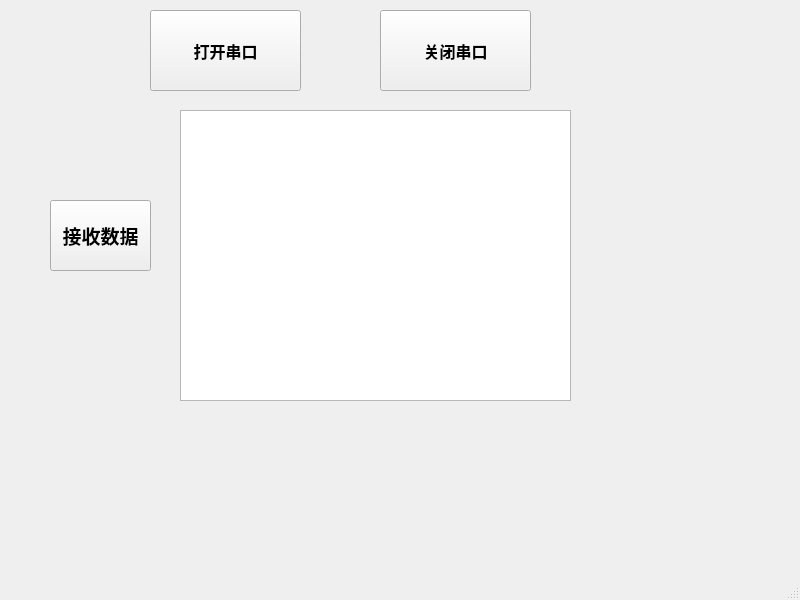
<?xml version="1.0" encoding="UTF-8"?>
<ui version="4.0">
 <class>MainWindow</class>
 <widget class="QMainWindow" name="MainWindow">
  <property name="geometry">
   <rect>
    <x>0</x>
    <y>0</y>
    <width>800</width>
    <height>600</height>
   </rect>
  </property>
  <property name="windowTitle">
   <string>MainWindow</string>
  </property>
  <widget class="QWidget" name="centralwidget">
   <widget class="QPushButton" name="pushButton">
    <property name="geometry">
     <rect>
      <x>150</x>
      <y>10</y>
      <width>151</width>
      <height>81</height>
     </rect>
    </property>
    <property name="font">
     <font>
      <family>Agency FB</family>
      <pointsize>12</pointsize>
      <weight>75</weight>
      <bold>true</bold>
     </font>
    </property>
    <property name="text">
     <string>打开串口</string>
    </property>
   </widget>
   <widget class="QPushButton" name="pushButton_2">
    <property name="geometry">
     <rect>
      <x>380</x>
      <y>10</y>
      <width>151</width>
      <height>81</height>
     </rect>
    </property>
    <property name="font">
     <font>
      <family>Agency FB</family>
      <pointsize>12</pointsize>
      <weight>75</weight>
      <bold>true</bold>
     </font>
    </property>
    <property name="text">
     <string>关闭串口</string>
    </property>
   </widget>
   <widget class="QLabel" name="label">
    <property name="geometry">
     <rect>
      <x>140</x>
      <y>450</y>
      <width>331</width>
      <height>51</height>
     </rect>
    </property>
    <property name="font">
     <font>
      <family>Agency FB</family>
      <pointsize>16</pointsize>
      <weight>75</weight>
      <bold>true</bold>
     </font>
    </property>
    <property name="text">
     <string/>
    </property>
   </widget>
   <widget class="QPushButton" name="pushButton_3">
    <property name="geometry">
     <rect>
      <x>50</x>
      <y>200</y>
      <width>101</width>
      <height>71</height>
     </rect>
    </property>
    <property name="font">
     <font>
      <family>Agency FB</family>
      <pointsize>14</pointsize>
      <weight>75</weight>
      <bold>true</bold>
     </font>
    </property>
    <property name="text">
     <string>接收数据</string>
    </property>
   </widget>
   <widget class="QTextEdit" name="textEdit">
    <property name="geometry">
     <rect>
      <x>180</x>
      <y>110</y>
      <width>391</width>
      <height>291</height>
     </rect>
    </property>
    <property name="font">
     <font>
      <family>Agency FB</family>
      <pointsize>14</pointsize>
      <weight>75</weight>
      <bold>true</bold>
     </font>
    </property>
    <property name="html">
     <string>&lt;!DOCTYPE HTML PUBLIC &quot;-//W3C//DTD HTML 4.0//EN&quot; &quot;http://www.w3.org/TR/REC-html40/strict.dtd&quot;&gt;
&lt;html&gt;&lt;head&gt;&lt;meta name=&quot;qrichtext&quot; content=&quot;1&quot; /&gt;&lt;style type=&quot;text/css&quot;&gt;
p, li { white-space: pre-wrap; }
&lt;/style&gt;&lt;/head&gt;&lt;body style=&quot; font-family:'Agency FB'; font-size:14pt; font-weight:600; font-style:normal;&quot;&gt;
&lt;p style=&quot;-qt-paragraph-type:empty; margin-top:0px; margin-bottom:0px; margin-left:0px; margin-right:0px; -qt-block-indent:0; text-indent:0px;&quot;&gt;&lt;br /&gt;&lt;/p&gt;&lt;/body&gt;&lt;/html&gt;</string>
    </property>
   </widget>
  </widget>
  <widget class="QMenuBar" name="menubar">
   <property name="geometry">
    <rect>
     <x>0</x>
     <y>0</y>
     <width>800</width>
     <height>26</height>
    </rect>
   </property>
  </widget>
  <widget class="QStatusBar" name="statusbar"/>
 </widget>
 <resources/>
 <connections/>
</ui>
